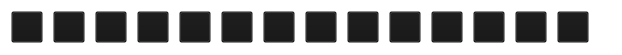
<?xml version="1.0" encoding="UTF-8"?>
<ui version="4.0">
 <class>ToolbarWidget</class>
 <widget class="QWidget" name="ToolbarWidget">
  <property name="geometry">
   <rect>
    <x>0</x>
    <y>0</y>
    <width>622</width>
    <height>55</height>
   </rect>
  </property>
  <property name="minimumSize">
   <size>
    <width>0</width>
    <height>32</height>
   </size>
  </property>
  <property name="windowTitle">
   <string>Form</string>
  </property>
  <property name="styleSheet">
   <string notr="true">QWidget
{
background: rgb(21, 21, 21,0);
color:white;
font:11pt &quot;Tahoma&quot;;
}
</string>
  </property>
  <layout class="QHBoxLayout" name="horizontalLayout">
   <property name="spacing">
    <number>10</number>
   </property>
   <item>
    <widget class="QPushButton" name="pushButton_home">
     <property name="minimumSize">
      <size>
       <width>32</width>
       <height>32</height>
      </size>
     </property>
     <property name="maximumSize">
      <size>
       <width>32</width>
       <height>32</height>
      </size>
     </property>
     <property name="styleSheet">
      <string notr="true"/>
     </property>
     <property name="text">
      <string/>
     </property>
     <property name="iconSize">
      <size>
       <width>32</width>
       <height>32</height>
      </size>
     </property>
     <property name="flat">
      <bool>false</bool>
     </property>
    </widget>
   </item>
   <item>
    <widget class="QPushButton" name="pushButton_prev">
     <property name="minimumSize">
      <size>
       <width>32</width>
       <height>32</height>
      </size>
     </property>
     <property name="maximumSize">
      <size>
       <width>32</width>
       <height>32</height>
      </size>
     </property>
     <property name="styleSheet">
      <string notr="true"/>
     </property>
     <property name="text">
      <string/>
     </property>
    </widget>
   </item>
   <item>
    <widget class="QPushButton" name="pushButton_next">
     <property name="minimumSize">
      <size>
       <width>32</width>
       <height>32</height>
      </size>
     </property>
     <property name="maximumSize">
      <size>
       <width>32</width>
       <height>32</height>
      </size>
     </property>
     <property name="styleSheet">
      <string notr="true"/>
     </property>
     <property name="text">
      <string/>
     </property>
    </widget>
   </item>
   <item>
    <widget class="QPushButton" name="pushButton_end">
     <property name="minimumSize">
      <size>
       <width>32</width>
       <height>32</height>
      </size>
     </property>
     <property name="maximumSize">
      <size>
       <width>32</width>
       <height>32</height>
      </size>
     </property>
     <property name="styleSheet">
      <string notr="true"/>
     </property>
     <property name="text">
      <string/>
     </property>
    </widget>
   </item>
   <item>
    <widget class="QPushButton" name="pushButton_zoom">
     <property name="minimumSize">
      <size>
       <width>32</width>
       <height>32</height>
      </size>
     </property>
     <property name="maximumSize">
      <size>
       <width>32</width>
       <height>32</height>
      </size>
     </property>
     <property name="styleSheet">
      <string notr="true"/>
     </property>
     <property name="text">
      <string/>
     </property>
    </widget>
   </item>
   <item>
    <widget class="QPushButton" name="pushButton_zoomOut">
     <property name="minimumSize">
      <size>
       <width>32</width>
       <height>32</height>
      </size>
     </property>
     <property name="maximumSize">
      <size>
       <width>32</width>
       <height>32</height>
      </size>
     </property>
     <property name="styleSheet">
      <string notr="true"/>
     </property>
     <property name="text">
      <string/>
     </property>
    </widget>
   </item>
   <item>
    <widget class="QPushButton" name="pushButton_originalsize">
     <property name="minimumSize">
      <size>
       <width>32</width>
       <height>32</height>
      </size>
     </property>
     <property name="maximumSize">
      <size>
       <width>32</width>
       <height>32</height>
      </size>
     </property>
     <property name="styleSheet">
      <string notr="true"/>
     </property>
     <property name="text">
      <string/>
     </property>
    </widget>
   </item>
   <item>
    <widget class="QPushButton" name="pushButton_fullscreen">
     <property name="minimumSize">
      <size>
       <width>32</width>
       <height>32</height>
      </size>
     </property>
     <property name="maximumSize">
      <size>
       <width>32</width>
       <height>32</height>
      </size>
     </property>
     <property name="styleSheet">
      <string notr="true"/>
     </property>
     <property name="text">
      <string/>
     </property>
    </widget>
   </item>
   <item>
    <widget class="QPushButton" name="pushButton_rotateleft">
     <property name="minimumSize">
      <size>
       <width>32</width>
       <height>32</height>
      </size>
     </property>
     <property name="maximumSize">
      <size>
       <width>32</width>
       <height>32</height>
      </size>
     </property>
     <property name="styleSheet">
      <string notr="true"/>
     </property>
     <property name="text">
      <string/>
     </property>
    </widget>
   </item>
   <item>
    <widget class="QPushButton" name="pushButton_rotateright">
     <property name="minimumSize">
      <size>
       <width>32</width>
       <height>32</height>
      </size>
     </property>
     <property name="maximumSize">
      <size>
       <width>32</width>
       <height>32</height>
      </size>
     </property>
     <property name="styleSheet">
      <string notr="true"/>
     </property>
     <property name="text">
      <string/>
     </property>
    </widget>
   </item>
   <item>
    <widget class="QPushButton" name="pushButton_mirror">
     <property name="minimumSize">
      <size>
       <width>32</width>
       <height>32</height>
      </size>
     </property>
     <property name="maximumSize">
      <size>
       <width>32</width>
       <height>32</height>
      </size>
     </property>
     <property name="styleSheet">
      <string notr="true"/>
     </property>
     <property name="text">
      <string/>
     </property>
    </widget>
   </item>
   <item>
    <widget class="QPushButton" name="pushButton_flip">
     <property name="minimumSize">
      <size>
       <width>32</width>
       <height>32</height>
      </size>
     </property>
     <property name="maximumSize">
      <size>
       <width>32</width>
       <height>32</height>
      </size>
     </property>
     <property name="styleSheet">
      <string notr="true"/>
     </property>
     <property name="text">
      <string/>
     </property>
    </widget>
   </item>
   <item>
    <widget class="QPushButton" name="pushButton_info">
     <property name="minimumSize">
      <size>
       <width>32</width>
       <height>32</height>
      </size>
     </property>
     <property name="maximumSize">
      <size>
       <width>32</width>
       <height>32</height>
      </size>
     </property>
     <property name="styleSheet">
      <string notr="true"/>
     </property>
     <property name="text">
      <string/>
     </property>
    </widget>
   </item>
   <item>
    <widget class="QPushButton" name="pushButton_playlist">
     <property name="minimumSize">
      <size>
       <width>32</width>
       <height>32</height>
      </size>
     </property>
     <property name="maximumSize">
      <size>
       <width>32</width>
       <height>32</height>
      </size>
     </property>
     <property name="styleSheet">
      <string notr="true"/>
     </property>
     <property name="text">
      <string/>
     </property>
    </widget>
   </item>
   <item>
    <spacer name="horizontalSpacer">
     <property name="orientation">
      <enum>Qt::Horizontal</enum>
     </property>
     <property name="sizeType">
      <enum>QSizePolicy::Preferred</enum>
     </property>
     <property name="sizeHint" stdset="0">
      <size>
       <width>20</width>
       <height>20</height>
      </size>
     </property>
    </spacer>
   </item>
  </layout>
 </widget>
 <resources/>
 <connections/>
</ui>
